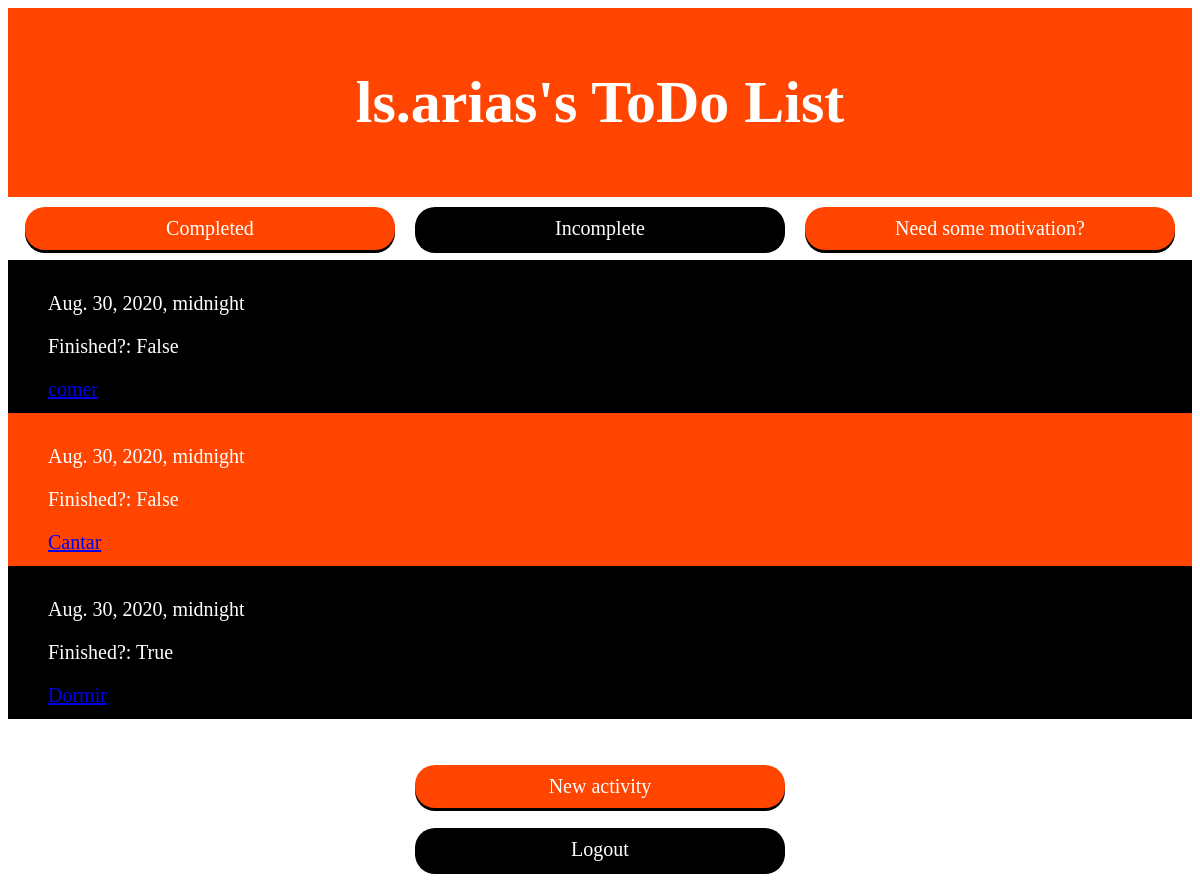
The app's page / (signed in) with its own data.
### list/models.py (models this page shows)
class List(models.Model):
    title = models.CharField(max_length=140)
    description = models.TextField(blank=True, null=True)
    date = models.DateField()
    due_date = models.DateTimeField()
    done = models.NullBooleanField()
    def get_absolute_url(self):
        return reverse("list:list-detail", kwargs={"id": self.id})

### list/views.py (the view)
# urls.py: path('', hey.list_list_view, name='home'),
def list_list_view(request):
    queryset = List.objects.all()
    context = {
        "object_list": queryset
    }
    return render(request, "list/list.html", context)

### templates/list/list.html (shortened to what this page needs)
{% extends "base.html" %}
{% block content %}
<header><h1>{{ user.username}}'s ToDo List</h1></header>
<div class="container">
    <a href="../completed" class="button orange">Completed</a>
    <a href="../incomplete" class="button black">Incomplete</a>
    <a href="../cat" class="button orange">Need some motivation?</a>
</div>
<ul>
{% for instance in object_list %}
<li><p>{{ instance.due_date }}</p>
    <p>Finished?: {{ instance.done }}</p>
    <a href="{{ instance.get_absolute_url }}">{{ instance.title }} </a></li>
{% endfor %}
</ul>
    <br><br>
<div class="container">
<a href="../create" class="button orange">New activity</a>
</div>
{% endblock %}

### templates/base.html (style rules this page uses)
header { padding: 20px; text-align: center; background: #FF4500; color: white; font-size: 30px; }
.button { background:#000000; color:#FFFFFF; display:inline-block; font-size: 20px; margin:10px; padding:10px; text-align:center; width:200px; text-decoration:none; box-shadow:0px 3px 0px #000000; width:350px; border-radius:20px; }
.button.orange { background:#FF4500; box-shadow:0px 3px 0px #000000; }
.button.black { background:#000000; box-shadow:0px 3px 0px #000000; }
.container { display: flex; justify-content: center; align-items: center; height: 100%; }
ul { margin: 0; padding: 0; }
ul li { padding: 12px 8px 12px 40px; background: #FF4500; font-size: 20px; color: #FFFFFF; }
ul li:nth-child(odd) { background: #000000; }

### records on screen
List: due_date "Aug. 30, 2020, midnight", done "False", title "comer"
List: due_date "Aug. 30, 2020, midnight", done "False", title "Cantar"
List: due_date "Aug. 30, 2020, midnight", done "True", title "Dormir"

### other values on screen
{{ user.username }} "ls.arias"
